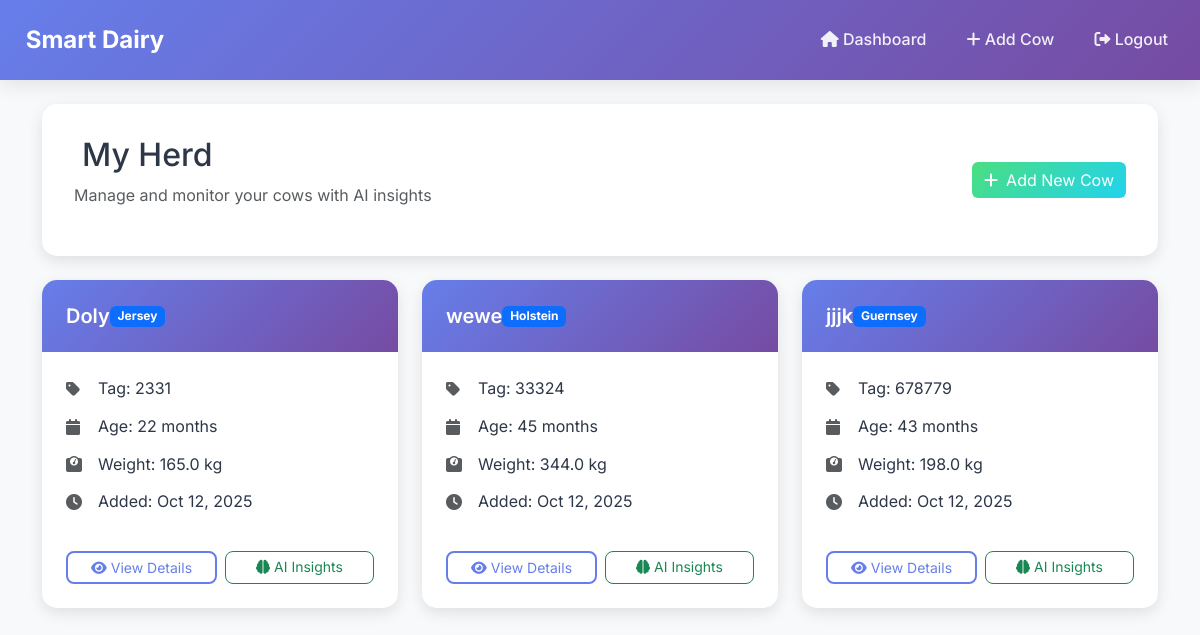
/cows/ (signed in), run on the app's committed database.
### main/models.py (models this page shows, shortened)
class Cow(models.Model):
    HEALTH_CHOICES = [
        ('excellent', 'Excellent'),
        ('good', 'Good'),
        ('fair', 'Fair'),
        ('poor', 'Poor'),
        ('sick', 'Sick')
    ]
    owner = models.ForeignKey(User, on_delete=models.CASCADE)
    name = models.CharField(max_length=100)
    tag_number = models.CharField(max_length=50, unique=True)
    breed = models.CharField(max_length=100)
    age = models.IntegerField()
    weight = models.FloatField()
    health_condition = models.CharField(max_length=20, choices=HEALTH_CHOICES, default='good')
    date_added = models.DateTimeField(default=timezone.now)

### main/views.py (the view)
# urls.py: path('cows/', views.cow_list, name='cow_list'),
@login_required
def cow_list(request):
    cows = Cow.objects.filter(owner=request.user)
    return render(request, 'main/cow_list.html', {'cows': cows})

### main/templates/main/cow_list.html (shortened to what this page needs)
{% extends 'main/base.html' %}
{% load static %}
{% block content %}
<div class="cow-list-container">
    <nav class="navbar navbar-expand-lg navbar-dark bg-dark">
        <div class="container-fluid">
            <a class="navbar-brand" href="{% url 'dashboard' %}"> Smart Dairy</a>
            <div class="navbar-nav ms-auto">
                <a class="nav-link" href="{% url 'dashboard' %}"><i class="fas fa-home"></i> Dashboard</a>
                <a class="nav-link" href="{% url 'add_cow' %}"><i class="fas fa-plus"></i> Add Cow</a>
                <a class="nav-link" href="{% url 'logout' %}"><i class="fas fa-sign-out-alt"></i> Logout</a>
            </div>
        </div>
    </nav>
    <div class="container py-4">
        <div class="row">
            <div class="col-12">
                <div class="header-card fade-in-up">
                    <div class="d-flex justify-content-between align-items-center">
                        <div>
                            <h2>My Herd</h2>
                            <p class="text-muted">Manage and monitor your cows with AI insights</p>
                        </div>
                        <a href="{% url 'add_cow' %}" class="btn btn-primary">
                            <i class="fas fa-plus me-2"></i>Add New Cow
                        </a>
                    </div>
                </div>
            </div>
        </div>
        {% if cows %}
        <div class="row mt-4">
            {% for cow in cows %}
            <div class="col-lg-4 col-md-6 mb-4">
                <div class="cow-card fade-in-up" data-delay="{{ forloop.counter0|add:1 }}00">
                    <div class="cow-header">
                        <h5>{{ cow.name }}</h5>
                        <span class="badge bg-primary">{{ cow.breed }}</span>
                    </div>
                    <div class="cow-details">
                        <div class="detail-item">
                            <i class="fas fa-tag text-muted"></i>
                            <span>Tag: {{ cow.tag_number }}</span>
                        </div>
                        <div class="detail-item">
                            <i class="fas fa-calendar text-muted"></i>
                            <span>Age: {{ cow.age }} months</span>
                        </div>
                        <div class="detail-item">
                            <i class="fas fa-weight text-muted"></i>
                            <span>Weight: {{ cow.weight }} kg</span>
                        </div>
                        <div class="detail-item">
                            <i class="fas fa-clock text-muted"></i>
                            <span>Added: {{ cow.date_added|date:"M d, Y" }}</span>
                        </div>
                    </div>
                    <div class="cow-actions">
                        <a href="{% url 'cow_detail' cow.id %}" class="btn btn-outline-primary btn-sm">
                            <i class="fas fa-eye me-1"></i>View Details
                        </a>
                        <a href="{% url 'cow_detail' cow.id %}" class="btn btn-outline-success btn-sm">
                            <i class="fas fa-brain me-1"></i>AI Insights
                        </a>
                    </div>
                </div>
            </div>
            {% endfor %}
        </div>
        {% endif %}
    </div>
</div>
{% endblock %}

### static/css/style.css (style rules this page uses)
* { margin: 0; padding: 0; box-sizing: border-box; }
body { font-family: 'Inter', 'Segoe UI', Tahoma, Geneva, Verdana, sans-serif; line-height: 1.6; color: #2d3748; overflow-x: hidden; background: #f7fafc; }
.navbar { background: linear-gradient(135deg, #667eea 0%, #764ba2 100%); backdrop-filter: blur(20px); transition: all 0.3s ease; padding: 1rem 0; box-shadow: 0 4px 20px rgba(0,0,0,0.1); }
.navbar-brand { font-weight: 700; font-size: 1.5rem; color: #fff !important; }
.nav-link { color: rgba(255,255,255,0.9) !important; font-weight: 500; transition: all 0.3s ease; border-radius: 8px; margin: 0 0.25rem; padding: 0.5rem 1rem !important; }
.btn-primary { background: linear-gradient(135deg, #4ade80, #22d3ee); border: none; color: white; }
.dashboard-container, .chatbot-container, .add-cow-container, .cow-list-container, .cow-detail-container, .disease-detection-container { min-height: 100vh; background: #f7fafc; }
.welcome-card, .stat-card, .cow-card, .chat-card, .add-cow-card, .detection-card { background: white; border-radius: 16px; box-shadow: 0 4px 25px rgba(0,0,0,0.08); border: none; }
.btn-outline-primary { border: 2px solid #667eea; color: #667eea; background: transparent; }
.fade-in-up { animation: fadeInUp 0.8s ease-out; }

### main/templates/main/cow_list.html (style rules this page uses)
.cow-list-container { min-height: 100vh; background: #f8f9fa; }
.header-card { background: white; padding: 2rem; border-radius: 15px; box-shadow: 0 5px 15px rgba(0,0,0,0.1); }
.cow-card { background: white; border-radius: 15px; box-shadow: 0 5px 15px rgba(0,0,0,0.1); transition: all 0.3s ease; overflow: hidden; }
.cow-header { background: linear-gradient(135deg, #667eea 0%, #764ba2 100%); color: white; padding: 1.5rem; display: flex; justify-content: between; align-items: center; }
.cow-header h5 { margin: 0; font-weight: 600; }
.cow-details { padding: 1.5rem; }
.detail-item { display: flex; align-items: center; margin-bottom: 0.75rem; }
.detail-item i { width: 20px; margin-right: 0.75rem; }
.cow-actions { padding: 0 1.5rem 1.5rem; display: flex; gap: 0.5rem; }
.cow-actions .btn { flex: 1; border-radius: 8px; }

### data on the page
Cow: name "Doly", breed "Jersey", tag_number "2331", age "22", weight "165.0", date_added "Oct 12, 2025"
Cow: name "wewe", breed "Holstein", tag_number "33324", age "45", weight "344.0", date_added "Oct 12, 2025"
Cow: name "jjjk", breed "Guernsey", tag_number "678779", age "43", weight "198.0", date_added "Oct 12, 2025"
